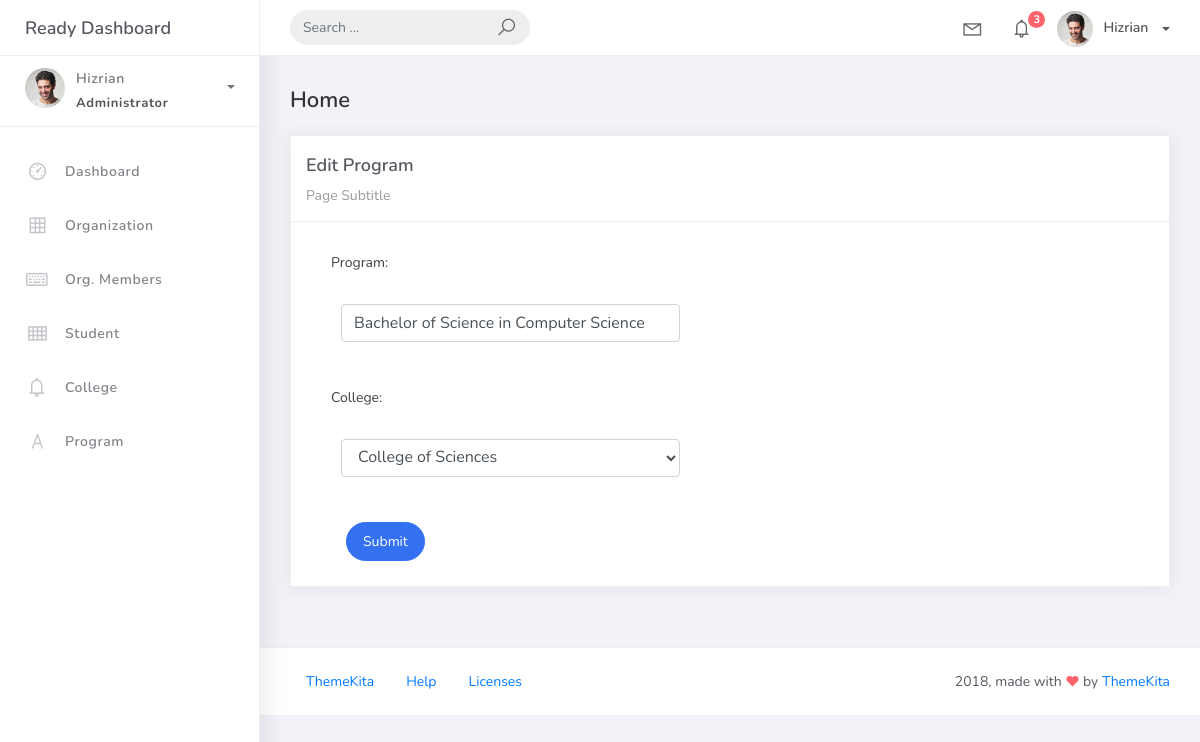
The page /program_list/1 on the database as committed earlier.
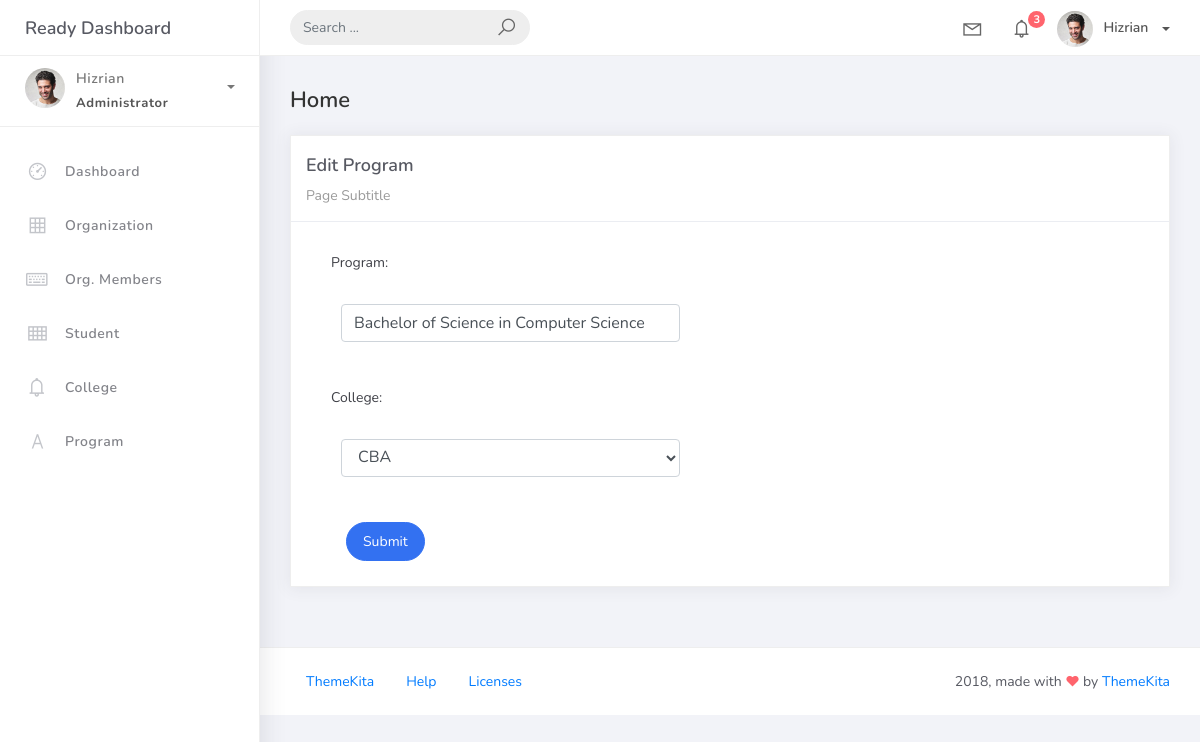
The same page on the database as committed later.
### studentorg/models.py (models this page shows, shortened)
class BaseModel(models.Model):
    created_at = models.DateTimeField(auto_now_add=True, db_index=True)
    updated_at = models.DateTimeField(auto_now=True)
    class Meta:
        abstract = True

class Program(BaseModel):
    prog_name = models.CharField("Program", max_length=150)
    college = models.ForeignKey(College, on_delete=models.CASCADE)

### studentorg/views.py (the view)
# urls.py: path('program_list/<pk>', ProgramUpdateView.as_view(), name='program-update'),
class ProgramUpdateView(UpdateView):
    model = Program
    form_class = ProgramForm
    template_name = 'program_edit.html'
    success_url = reverse_lazy('program-list')

### studentorg/forms.py
class ProgramForm(ModelForm):
    class Meta:
        model = Program
        fields = "__all__"

### studentorg/models.py (called while the page is built)
    def __str__(self):
        return self.college_name

### templates/program_edit.html (shortened to what this page needs)
{% extends 'base.html' %}
{% load static %}
{% block content %}
<div class="content">
  <div class="container-fluid">
    <h4 class="page-title">Home</h4>
    <div class="row">
      <div class="col-md-12">
        <div class="card">
          <div class="card-header">
            <div class="card-title">Edit Program</div>
            <div class="card-category">Page Subtitle</div>
          </div>
          <div class="col-md-6">
            <div class="card-body">
              <form class="" action="" method="post" novalidate>
                {% include 'includes/form.html' %}
                <div class="form-group">
                  <div class="col-md-12 col-sm-3">
                    <button type="submit" class="btn btn-primary btn-rounded">Submit</button>
                  </div>
                </div>
              </form>
            </div>
          </div>
        </div>
      </div>
    </div>
  </div>
</div>
{% endblock %}

### templates/includes/form.html (shortened to what this page needs)
{% load widget_tweaks %}
{% for field in form %}
<div class="field item form-group">
    <label>{{ field.label_tag }}</label>
    <div class="form-group">
        {% render_field field class="form-control" %}
    </div>
</div>
{% endfor %}

Rows that differ between the two databases and show on the page:
changed Program "Bachelor of Science in Computer Science": college "College of Sciences" → "CBA"
